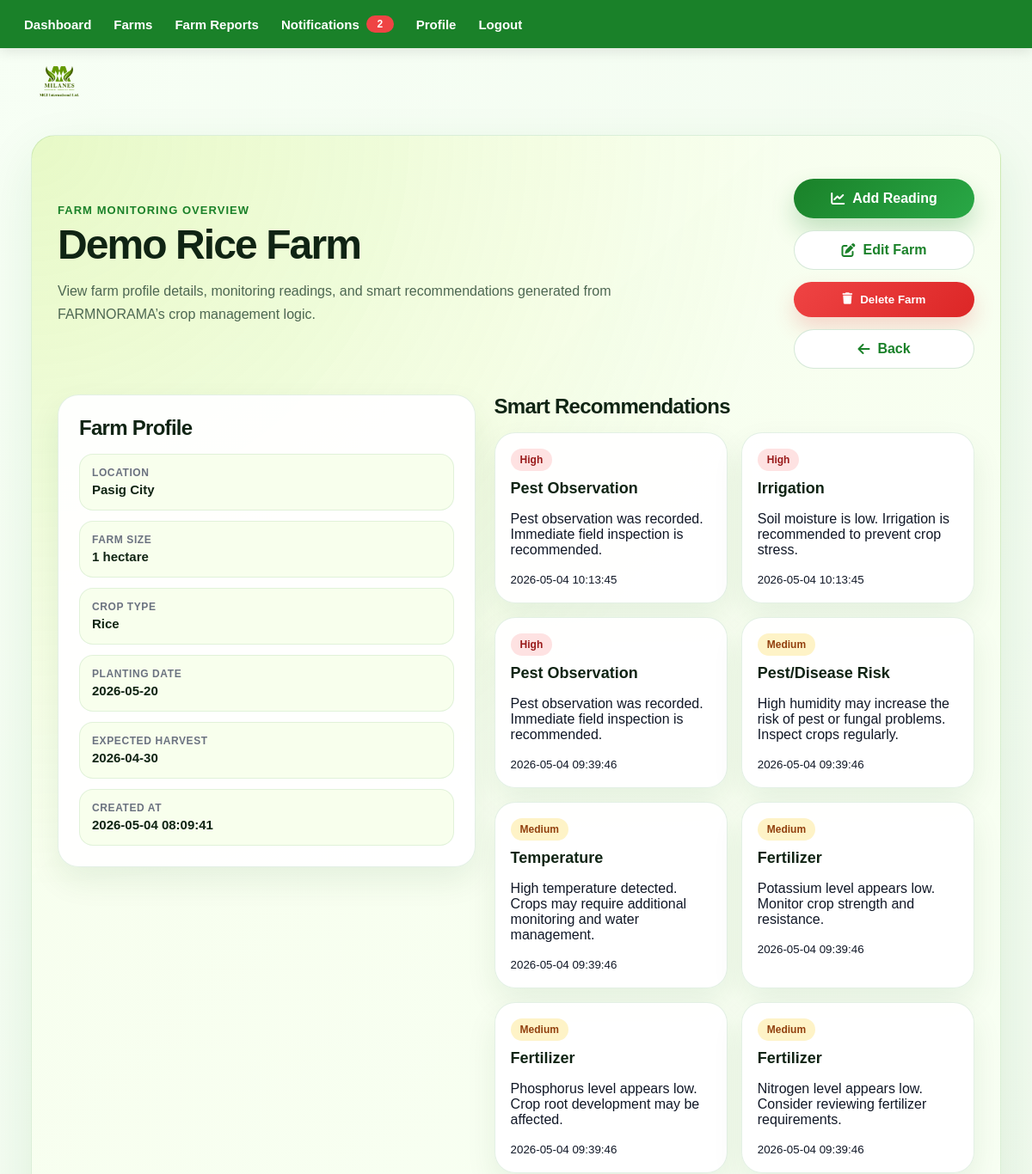
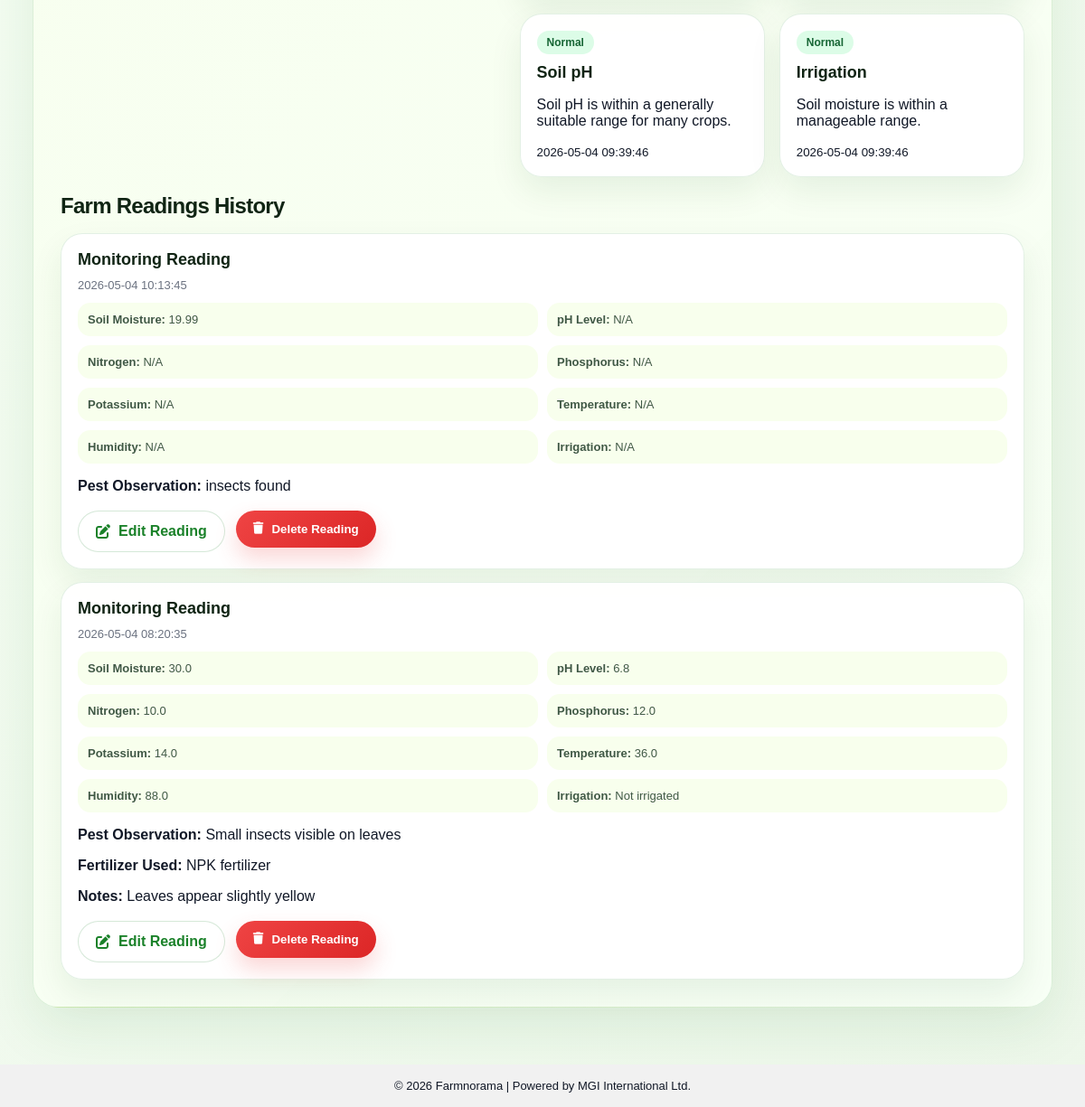
The app's page /farms/1 (signed in) with its own data (2 pictures, top to bottom).
### tables this page shows
CREATE TABLE farms (
        id INTEGER PRIMARY KEY AUTOINCREMENT,
        email TEXT NOT NULL,
        farm_name TEXT NOT NULL,
        location TEXT,
        farm_size TEXT,
        crop_type TEXT,
        planting_date TEXT,
        expected_harvest_date TEXT,
        created_at TEXT NOT NULL,
        FOREIGN KEY(email) REFERENCES users(email) ON DELETE CASCADE
    );

CREATE TABLE recommendations (
        id INTEGER PRIMARY KEY AUTOINCREMENT,
        farm_id INTEGER NOT NULL,
        reading_id INTEGER,
        recommendation_type TEXT NOT NULL,
        message TEXT NOT NULL,
        severity TEXT DEFAULT 'Normal',
        created_at TEXT NOT NULL,
        FOREIGN KEY(farm_id) REFERENCES farms(id) ON DELETE CASCADE,
        FOREIGN KEY(reading_id) REFERENCES farm_readings(id) ON DELETE SET NULL
    );

CREATE TABLE farm_readings (
        id INTEGER PRIMARY KEY AUTOINCREMENT,
        farm_id INTEGER NOT NULL,
        soil_moisture REAL,
        ph_level REAL,
        nitrogen REAL,
        phosphorus REAL,
        potassium REAL,
        temperature REAL,
        humidity REAL,
        pest_observation TEXT,
        fertilizer_used TEXT,
        irrigation_status TEXT,
        notes TEXT,
        created_at TEXT NOT NULL,
        FOREIGN KEY(farm_id) REFERENCES farms(id) ON DELETE CASCADE
    );

### farm_routes.py (the view)
@farm_bp.route('/farms/<int:farm_id>')
def farm_detail(farm_id):
    if not login_required():
        return redirect('/login')
    conn = get_conn()
    cursor = conn.cursor()
    cursor.execute("""
        SELECT *
        FROM farms
        WHERE id = ? AND email = ?
    """, (farm_id, session['email']))
    farm = cursor.fetchone()
    if not farm:
        conn.close()
        return redirect('/farms')
    cursor.execute("""
        SELECT *
        FROM farm_readings
        WHERE farm_id = ?
        ORDER BY id DESC
    """, (farm_id,))
    readings = cursor.fetchall()
    cursor.execute("""
        SELECT *
        FROM recommendations
        WHERE farm_id = ?
        ORDER BY id DESC
    """, (farm_id,))
    recommendations = cursor.fetchall()
    conn.close()
    return render_template(
        'farm_detail.html',
        farm=farm,
        readings=readings,
        recommendations=recommendations
    )

### db.py (called while the page is built)
def get_conn():
    conn = sqlite3.connect(current_app.config['DATABASE'])
    conn.row_factory = sqlite3.Row
    return conn

### farm_routes.py (called while the page is built)
def login_required():
    return 'email' in session

### templates/farm_detail.html (shortened to what this page needs)
{% extends "layout.html" %}
{% block content %}
<div class="farm-page-wrap">
    <div class="farm-page-header">
        <div>
            <p class="farm-kicker">Farm Monitoring Overview</p>
            <h1>{{ farm['farm_name'] }}</h1>
            <p class="farm-subtitle">
                View farm profile details, monitoring readings, and smart recommendations generated
                from FARMNORAMA’s crop management logic.
            </p>
        </div>
        <div class="farm-form-actions">
            <a href="/farms/{{ farm['id'] }}/readings/add" class="farm-primary-btn">
                <i class="fa-solid fa-chart-line"></i>
                Add Reading
            </a>
            <a href="/farms/{{ farm['id'] }}/edit" class="farm-secondary-btn">
                <i class="fa-solid fa-pen-to-square"></i>
                Edit Farm
            </a>
            <form method="POST" action="/farms/{{ farm['id'] }}/delete" onsubmit="return confirm('Are you sure you want to delete this farm? This will also delete its readings and recommendations.');">
                <button type="submit" class="farm-danger-btn">
                    <i class="fa-solid fa-trash"></i>
                    Delete Farm
                </button>
            </form>
            <a href="/farms" class="farm-secondary-btn">
                <i class="fa-solid fa-arrow-left"></i>
                Back
            </a>
        </div>
    </div>
    <div class="farm-detail-grid">
        <div class="farm-detail-card">
            <h2>Farm Profile</h2>
            <div class="farm-detail-list">
                <div class="farm-detail-item">
                    <span>Location</span>
                    <strong>{{ farm['location'] or 'Not provided' }}</strong>
                </div>
                <div class="farm-detail-item">
                    <span>Farm Size</span>
                    <strong>{{ farm['farm_size'] or 'Not provided' }}</strong>
                </div>
                <div class="farm-detail-item">
                    <span>Crop Type</span>
                    <strong>{{ farm['crop_type'] or 'Not provided' }}</strong>
                </div>
                <div class="farm-detail-item">
                    <span>Planting Date</span>
                    <strong>{{ farm['planting_date'] or 'Not provided' }}</strong>
                </div>
                <div class="farm-detail-item">
                    <span>Expected Harvest</span>
                    <strong>{{ farm['expected_harvest_date'] or 'Not provided' }}</strong>
                </div>
                <div class="farm-detail-item">
                    <span>Created At</span>
                    <strong>{{ farm['created_at'] }}</strong>
                </div>
            </div>
        </div>
        <div>
            <h2 class="farm-section-title">Smart Recommendations</h2>
            {% if recommendations %}
                <div class="farm-recommendation-list">
                    {% for rec in recommendations %}
                        <div class="farm-recommendation-card">
                            <span class="farm-severity {{ rec['severity'] }}">
                                {{ rec['severity'] }}
                            </span>
                            <h3>{{ rec['recommendation_type'] }}</h3>
                            <p>{{ rec['message'] }}</p>
                            <small>{{ rec['created_at'] }}</small>
                        </div>
                    {% endfor %}
                </div>
            {% endif %}
        </div>
    </div>
    <br>
    <h2 class="farm-section-title">Farm Readings History</h2>
    {% if readings %}
        <div class="farm-reading-list">
            {% for reading in readings %}
                <div class="farm-reading-card">
                    <h3>Monitoring Reading</h3>
                    <div class="farm-reading-meta">{{ reading['created_at'] }}</div>
                    <div class="farm-reading-values">
                        <div><strong>Soil Moisture:</strong> {{ reading['soil_moisture'] or 'N/A' }}</div>
                        <div><strong>pH Level:</strong> {{ reading['ph_level'] or 'N/A' }}</div>
                        <div><strong>Nitrogen:</strong> {{ reading['nitrogen'] or 'N/A' }}</div>
                        <div><strong>Phosphorus:</strong> {{ reading['phosphorus'] or 'N/A' }}</div>
                        <div><strong>Potassium:</strong> {{ reading['potassium'] or 'N/A' }}</div>
                        <div><strong>Temperature:</strong> {{ reading['temperature'] or 'N/A' }}</div>
                        <div><strong>Humidity:</strong> {{ reading['humidity'] or 'N/A' }}</div>
                        <div><strong>Irrigation:</strong> {{ reading['irrigation_status'] or 'N/A' }}</div>
                    </div>
                    {% if reading['pest_observation'] %}
                        <p><strong>Pest Observation:</strong> {{ reading['pest_observation'] }}</p>
                    {% endif %}
                    {% if reading['fertilizer_used'] %}
                        <p><strong>Fertilizer Used:</strong> {{ reading['fertilizer_used'] }}</p>
                    {% endif %}
                    {% if reading['notes'] %}
                        <p><strong>Notes:</strong> {{ reading['notes'] }}</p>
                    {% endif %}
                    <div class="farm-reading-actions">
                        <a href="/farms/{{ farm['id'] }}/readings/{{ reading['id'] }}/edit" class="farm-secondary-btn">
                            <i class="fa-solid fa-pen-to-square"></i>
                            Edit Reading
                        </a>
                        <form method="POST" action="/farms/{{ farm['id'] }}/readings/{{ reading['id'] }}/delete" onsubmit="return confirm('Are you sure you want to delete this reading? Its related recommendations will also be removed.');">
                            <button type="submit" class="farm-danger-btn">
                                <i class="fa-solid fa-trash"></i>
                                Delete Reading
                            </button>
                        </form>
                    </div>
                </div>
            {% endfor %}
        </div>
    {% endif %}
</div>
{% endblock %}

### records on screen
farms: farm_name "Demo Rice Farm", location "Pasig City", farm_size "1 hectare", crop_type "Rice", planting_date "2026-05-20", expected_harvest_date "2026-04-30", created_at "2026-05-04 08:09:41"
recommendations: severity "High", recommendation_type "Pest Observation", message "Pest observation was recorded. Immediate field inspection is recommended.", created_at "2026-05-04 10:13:45"
recommendations: severity "High", recommendation_type "Irrigation", message "Soil moisture is low. Irrigation is recommended to prevent crop stress.", created_at "2026-05-04 10:13:45"
recommendations: severity "High", recommendation_type "Pest Observation", message "Pest observation was recorded. Immediate field inspection is recommended.", created_at "2026-05-04 09:39:46"
recommendations: severity "Medium", recommendation_type "Pest/Disease Risk", message "High humidity may increase the risk of pest or fungal problems. Inspect crops regularly.", created_at "2026-05-04 09:39:46"
recommendations: severity "Medium", recommendation_type "Temperature", message "High temperature detected. Crops may require additional monitoring and water management.", created_at "2026-05-04 09:39:46"
recommendations: severity "Medium", recommendation_type "Fertilizer", message "Potassium level appears low. Monitor crop strength and resistance.", created_at "2026-05-04 09:39:46"
recommendations: severity "Medium", recommendation_type "Fertilizer", message "Phosphorus level appears low. Crop root development may be affected.", created_at "2026-05-04 09:39:46"
recommendations: severity "Medium", recommendation_type "Fertilizer", message "Nitrogen level appears low. Consider reviewing fertilizer requirements.", created_at "2026-05-04 09:39:46"
recommendations: severity "Normal", recommendation_type "Soil pH", message "Soil pH is within a generally suitable range for many crops.", created_at "2026-05-04 09:39:46"
recommendations: severity "Normal", recommendation_type "Irrigation", message "Soil moisture is within a manageable range.", created_at "2026-05-04 09:39:46"
farm_readings: created_at "2026-05-04 10:13:45", soil_moisture "19.99", reading "N/A", irrigation_status "N/A", pest_observation "insects found"
farm_readings: created_at "2026-05-04 08:20:35", soil_moisture "30.0", ph_level "6.8", nitrogen "10.0", phosphorus "12.0", potassium "14.0", temperature "36.0", humidity "88.0", irrigation_status "Not irrigated", pest_observation "Small insects visible on leaves", fertilizer_used "NPK fertilizer", notes "Leaves appear slightly yellow"
